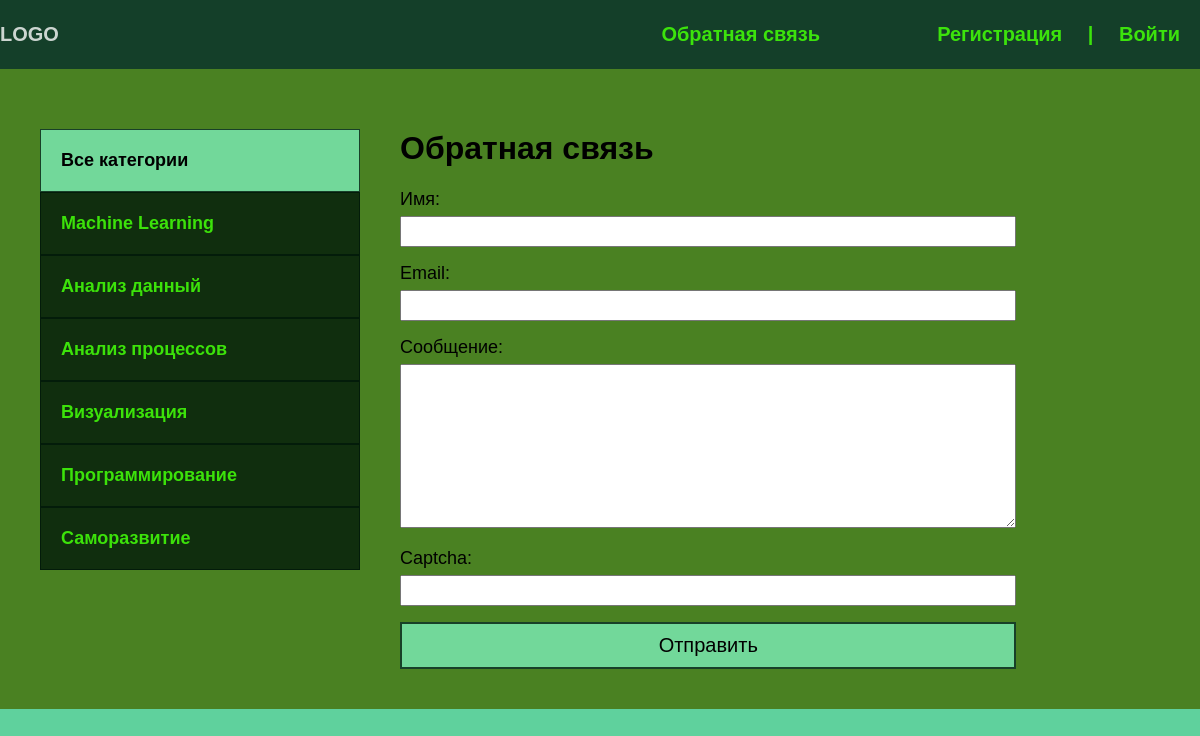
Page /contact/ on the committed database.
### article/models.py (models this page shows, shortened)
class Category(models.Model):
    name = models.CharField(max_length=100, db_index=True, verbose_name='Категория')
    slug = models.SlugField(max_length=100, unique=True, db_index=True, verbose_name='URL')
    def get_absolut_url(self):
        return reverse('category', kwargs={'cat_slug': self.slug})
    class Meta:
        verbose_name = 'Категория'
        verbose_name_plural = 'Категории'

### article/views.py (the view, shortened to what this page needs)
# urls.py: path('contact/', ContactFormView.as_view(), name='contact'),
class ContactFormView(DataMixin, FormView):
    form_class = ContactForm
    template_name = 'article/contact.html'
    super_url = reverse_lazy('index')
    def get_context_data(self, *, object_list=None, **kwargs):
        context = super().get_context_data(**kwargs)
        c_def = self.get_user_context(title='Обратная связь')
        return dict(list(context.items()) + list(c_def.items()))

### article/forms.py
class ContactForm(forms.Form):
    name = forms.CharField(label='Имя', max_length=255)
    email = forms.EmailField(label='Email')
    content = forms.CharField(label='Сообщение', widget=forms.Textarea(attrs={'cols': 60, 'rows': 10}))
    captcha = CaptchaField()

### article/utils.py (called while the page is built)
    def get_user_context(self, **kwargs):
        context = kwargs
        cats = Category.objects.annotate(Count('article'))
        user_menu = menu.copy()
        if not self.request.user.is_authenticated:
            user_menu.pop(0)
        context['menu'] = user_menu
        context['cats'] = cats
        if 'cat_selected' not in context:
            context['cat_selected'] = 0
        return context

### article/templates/article/contact.html (shortened to what this page needs)
{% extends "article/base.html" %}
{% block content %}
<h1>{{ title }}</h1>
<form method="post">
    {{ form.as_p }}
    <button>Отправить</button>
</form>
{% endblock %}

### article/templates/article/base.html (shortened to what this page needs)
<!DOCTYPE html>
{% load static %}
{% load article_tags %}
<html lang="en">
<head>
    <link rel="stylesheet" href="{% static 'css/style.css' %}">
</head>
<body>
    <div class="header">
        <div class="wrap">
            <ul class="mainmenu">
                <li class="logo">
                    <a href="{% url 'index' %}">
                        <div class="logo">LOGO</div>
                    </a>
                </li>
                {% for m in menu %}
                <li class="last">
                    <a href="{% url m.url_name %}">{{ m.title }}</a>
                </li>
                {% endfor %}
                {% if request.user.is_authenticated %}
                <li class="last">{{ user.username }} | <a href="{% url 'logout' %}">Выйти</a></li>
                {% else %}
                <li class="last"><a href="{% url 'register' %}">Регистрация</a> | <a href="{% url 'login' %}">Войти</a></li>
                {% endif %}
            </ul>
        </div>
    </div>
    <div class="content">
        <div class="wrap">
            <div class="sidebar">
                <ul>
                    {% if cat_selected == 0 %}
                    <li class="selected">Все категории</li>
                    {% else %}
                    <li><a href="{% url 'index' %}">Все категори</a></li>
                    {% endif %}
                    {% for c in cats %}
                        {% if c.article__count > 0 %}
                            {% if c.pk == cat_selected %}
                            <li class="selected">{{ c.name }}</li>
                            {% else %}
                            <li><a href="{{ c.get_absolut_url }}">{{ c.name }}</a></li>
                            {% endif %}
                        {% endif %}
                    {% endfor  %}
                </ul>
            </div>
            <div class="main">
                {% block content %}
                {% endblock %}
            </div>
        </div>
    </div>
</body>
</html>

### article/static/css/style.css (style rules this page uses)
body { margin: 0; padding: 0; background: #33c583c8; font-family: Verdana, Geneva, Tahoma, sans-serif; }
.wrap { max-width: 1300px; margin: 0 auto; }
.content .wrap { background: #456c00c8; padding: 40px; box-sizing: border-box; display: flex; }
ul { list-style: none; margin: 0; padding: 0; }
a { color: #40f00aed; text-decoration: none; padding: 20px; }
.header { background: #00180ac8; }
.mainmenu { display: flex; align-items: center; font-size: 20px; font-weight: bold; justify-content: space-between; }
.logo { flex-basis: 40%; }
.last { flex-basis: 30%; text-align: right; color: #40f00aed; }
.sidebar ul { width: 320px; margin-right: 40px; margin-top: 20px; }
.sidebar a { padding: 20px; background: #00180ac8; display: block; border: 1px solid #00180ac8; font-weight: bold; font-size: 18px; }
.selected { font-size: 18px; padding: 20px; border: 1px solid #00180ac8; font-weight: bold; background: #7df0bcc8; }
button { background: #7df0bcc8; border: 2px solid #00180ac8; width: 100%; padding: 10px; font-size: 20px; cursor: pointer; }
form label { font-size: 18px; }
input, textarea { width: 100%; margin-top: 6px; padding: 6px; box-sizing: border-box; }
label { font-size: 20px; }
.last a { display: inline; }

### rows in the picture
Category: name "Machine Learning"
Category: name "Анализ данный"
Category: name "Анализ процессов"
Category: name "Визуализация"
Category: name "Программирование"
Category: name "Саморазвитие"

### other values in the picture
{{ m.title }} "Обратная связь"
{{ title }} "Обратная связь"
